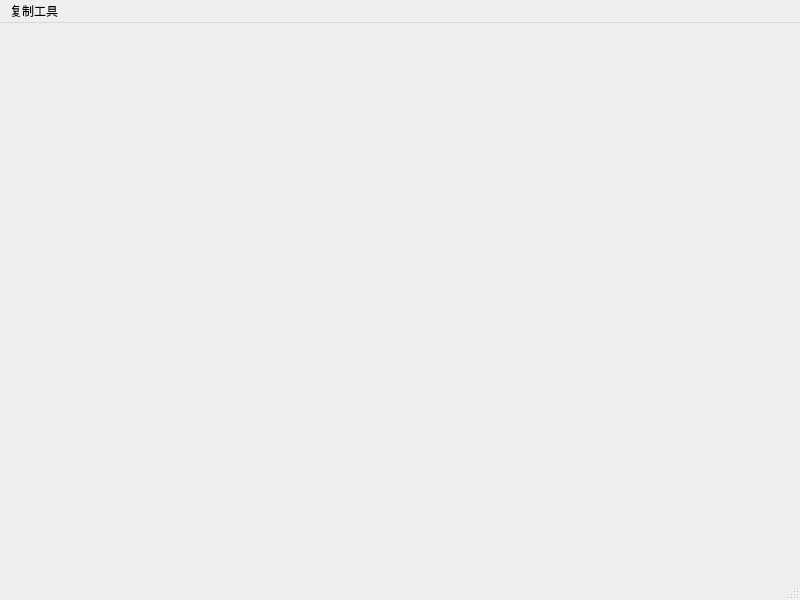
<?xml version="1.0" encoding="UTF-8"?>
<ui version="4.0">
 <class>ENGTools</class>
 <widget class="QMainWindow" name="ENGTools">
  <property name="geometry">
   <rect>
    <x>0</x>
    <y>0</y>
    <width>800</width>
    <height>600</height>
   </rect>
  </property>
  <property name="windowTitle">
   <string>MainWindow</string>
  </property>
  <widget class="QWidget" name="centralwidget"/>
  <widget class="QMenuBar" name="menubar">
   <property name="geometry">
    <rect>
     <x>0</x>
     <y>0</y>
     <width>800</width>
     <height>22</height>
    </rect>
   </property>
   <widget class="QMenu" name="Menu1">
    <property name="title">
     <string>复制工具</string>
    </property>
    <addaction name="MenuCopy1"/>
    <addaction name="MenuCopy2"/>
   </widget>
   <addaction name="Menu1"/>
  </widget>
  <widget class="QStatusBar" name="statusbar"/>
  <action name="MenuCopy1">
   <property name="text">
    <string>流程图</string>
   </property>
  </action>
  <action name="MenuCopy2">
   <property name="text">
    <string>功能块</string>
   </property>
  </action>
 </widget>
 <resources/>
 <connections/>
</ui>
